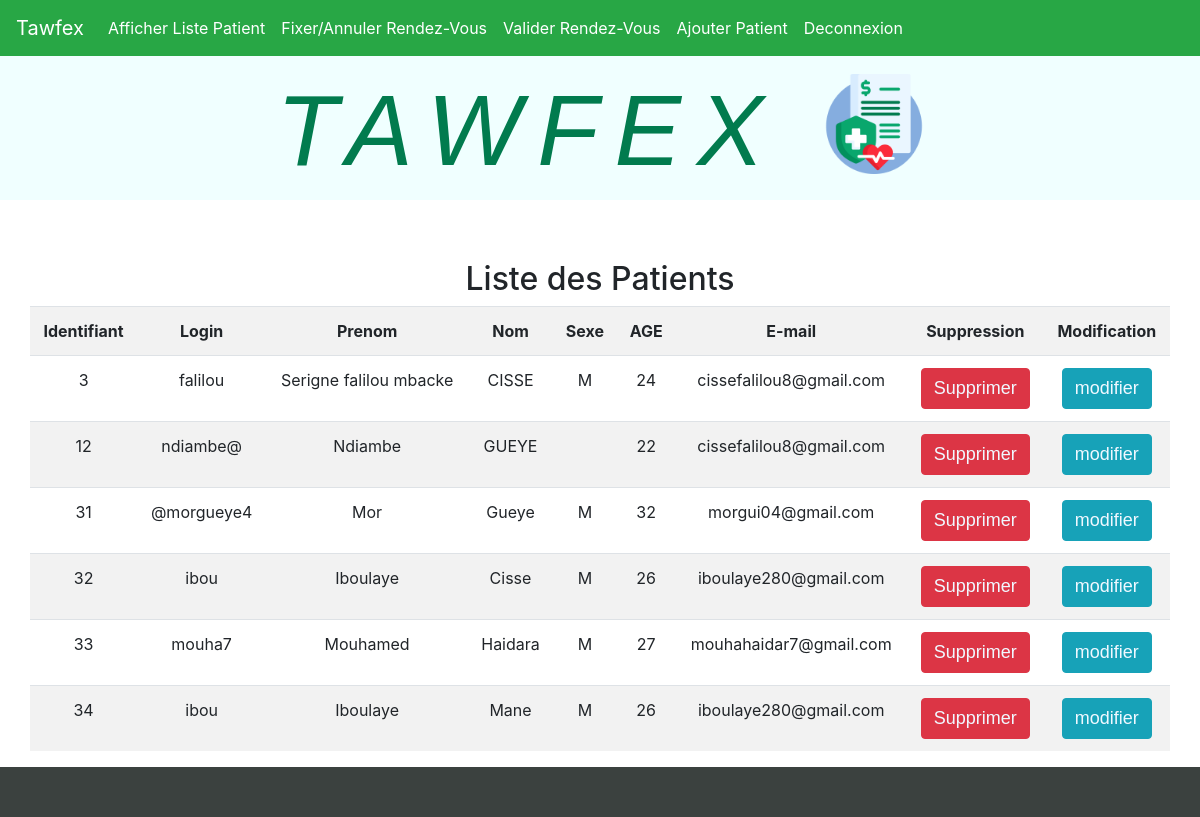
The app's page /VoirPatient.php with its own data.
### tables this page shows
CREATE TABLE `user` (
  `id` int(11) NOT NULL,
  `login` varchar(50) NOT NULL,
  `password` varchar(50) NOT NULL,
  `firstname` varchar(50) NOT NULL,
  `lastname` varchar(50) NOT NULL,
  `sexe` varchar(50) NOT NULL,
  `age` varchar(50) NOT NULL,
  `email` varchar(50) NOT NULL
);

### classes/MyPDO.class.php (called while the page is built, shortened)
<?php
class MyPDO extends PDO
{
    private static $instance;
    public static function getInstance()
    {
        if (!self::$instance) {
            try {
                self::$instance = new MyPDO(self::DSN, self::USER, self::PWD);
            } catch (PDOException $e) {
                die("Erreur connexion: " . $e->getMessage());
            }
        }
        return self::$instance;
    }
}

### classes/Tasks.class.php (called while the page is built, shortened)
<?php
class Tasks
{
    protected $db;
    function __construct()
    {
        $this->db = MyPDO::getInstance();
    }
    public function voirPatient()
    {
        $sql = "SELECT * FROM user";
        $query = $this->db->query($sql);
        return $query->fetchAll(PDO::FETCH_ASSOC);
    }
}

### VoirPatient.php (the view, shortened to what this page needs)
<?php
$patient = new Tasks();
?>
<!DOCTYPE html>
<html>
<head>
    <link rel="stylesheet" href="css/voirpatient.css">
    <link rel="stylesheet" href="https://cdn.jsdelivr.net/npm/bootstrap@4.6.2/dist/css/bootstrap.min.css">
</head>
<body>
    <div>
        <div id="entete">
            <h1 class="nameapp">TAWFEX <img src="img/tawfekh.png" alt=""></h1>
        </div>
        <div>
            <?php
            include "navigation.php";
            ?>
        </div>
        <div id="contenu">
            <h2 id="titre">Liste des Patients</h2>
            <table class="table table-striped">
                <tr>
                    <th>Identifiant</th>
                    <th>Login</th>
                    <th>Prenom</th>
                    <th>Nom</th>
                    <th>Sexe</th>
                    <th>AGE</th>
                    <th>E-mail</th>
                    <th>Suppression</th>
                    <th>Modification</th>
                </tr>
                <?php
                foreach ($patient->voirPatient() as $aPatient) {
                    extract($aPatient);
                    echo "<tr  scope=\"row\">
                        <td>$id</td>
                        <td>$login</td>
                        <td>$firstname</td>
                        <td>$lastname</td>
                        <td>$sexe</td>
                        <td>$age</td>
                        <td>$email</td>
                        <td><button type=\"button\" class=\"btn btn-danger\"><a  class=\"boutton\" href='secretaire/deletePatient.php?id=$id'
                        onclick=\"return confirm('Voulez vous supprimer $firstname $lastname ?')\">Supprimer</a></button></td>
                        <td><button type=\"button\" class=\"btn btn-info\"><a class=\"boutton\" href='filePatient.php?id=$id'>modifier</a></button></td>
                    </tr>";
                }
                ?>
            </table>
        </div>
        <div id="piedpage"></div>
    </div>
</body>
</html>

### css/voirpatient.css (style rules this page uses)
#entete { background-color: #F0FFFF; width: inherit; height: 200px; background-size: cover; background-repeat: no-repeat; }
#contenu { width: inherit; padding-top: 60px; margin-left: 30px; margin-right: 30px; }
#piedpage { background-color: #3B413F; width: inherit; height: 50px; }
h2 { text-align: center; }
.boutton { color: aliceblue; text-decoration: none; text-align: center; font-size: large; font-style: normal; font-family: 'Gill Sans', 'Gill Sans MT', Calibri, 'Trebuchet MS', sans-serif; }
table { text-align: center; margin-right: 20px; }
.nameapp { padding-top: 70px; text-align: center; color: #017b4e; font-size: 100px; font-family: 'Franklin Gothic Medium', 'Arial Narrow', Arial, sans-serif; font-style: italic; letter-spacing: 1rem; }
img { padding-bottom: 30px; width: 100px; text-align: right; display: inline; }

### css/navigation.css (style rules this page uses)
body { margin: 0px; padding: 0px; }

### records on screen
user: id "3", login "falilou", firstname "Serigne falilou mbacke", lastname "CISSE", sexe "M", age "24", email "cissefalilou8@gmail.com"
user: id "12", login "ndiambe@", firstname "Ndiambe", lastname "GUEYE", age "22", email "cissefalilou8@gmail.com"
user: id "31", login "@morgueye4", firstname "Mor", lastname "Gueye", sexe "M", age "32", email "morgui04@gmail.com"
user: id "32", login "ibou", firstname "Iboulaye", lastname "Cisse", sexe "M", age "26", email "iboulaye280@gmail.com"
user: id "33", login "mouha7", firstname "Mouhamed", lastname "Haidara", sexe "M", age "27", email "mouhahaidar7@gmail.com"
user: id "34", login "ibou", firstname "Iboulaye", lastname "Mane", sexe "M", age "26", email "iboulaye280@gmail.com"
